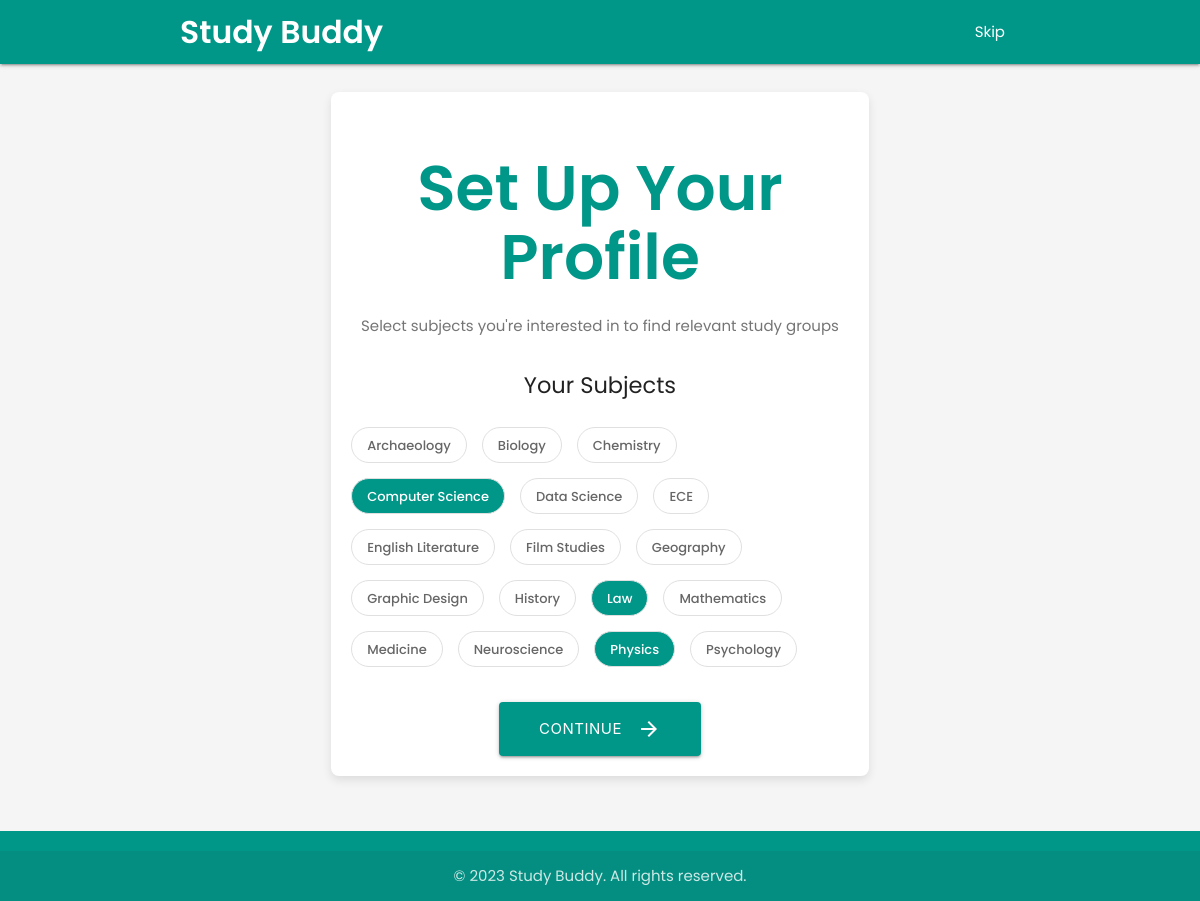
/profile_setup (signed in), run on the app's committed database.
### userProfile/models.py (models this page shows, shortened)
class Subject(models.Model):
    name = models.CharField(max_length=100, unique=True)
    description = models.TextField(blank=True)
    class Meta:
        ordering = ['name']

### userProfile/views.py (the view, shortened to what this page needs)
# urls.py: path('profile_setup', views.profile_setup, name='profile_setup'),
@login_required
def profile_setup(request):
    user_profile = request.user.profile
    subjects = Subject.objects.all().order_by('name')
    selected_subject_ids = list(user_profile.subjects.values_list('id', flat=True))
    return render(request, 'userProfile/profile_setup.html', {
        'subjects': subjects,
        'selected_subject_ids': selected_subject_ids
    })

### userProfile/templates/userProfile/profile_setup.html (shortened to what this page needs)
<!DOCTYPE html>
<html lang="en">
<head>
  <link rel="stylesheet" href="https://cdnjs.cloudflare.com/ajax/libs/materialize/1.0.0/css/materialize.min.css">
</head>
<body>
  <header>
    <div class="navbar-fixed">
      <nav class="teal" role="navigation" aria-label="Main navigation">
        <div class="nav-wrapper container">
          <a id="logo-container" href="index.html" class="brand-logo">Study Buddy</a>
          <ul class="right hide-on-med-and-down">
            <li><a href="#">Skip</a></li>
          </ul>
        </div>
      </nav>
    </div>
  </header>
  <main id="main-content" class="container">
    <div class="row">
      <div class="col s12 m8 offset-m2">
        <div class="profile-card card">
          <h1 class="page-title center-align">Set Up Your Profile</h1>
          <p class="page-subtitle center-align">Select subjects you're interested in to find relevant study groups</p>
          <form method="post">
            <div class="subjects-section">
              <h2 class="center-align" style="font-size: 1.5rem; margin-bottom: 30px;">Your Subjects</h2>
              <div class="subject-chips" role="group" aria-label="Select your subjects">
                {% for subject in subjects %}
                <div class="chip{% if subject.id in selected_subject_ids %} selected{% endif %}"
                     tabindex="0"
                     role="checkbox"
                     aria-checked="{% if subject.id in selected_subject_ids %}true{% else %}false{% endif %}"
                     data-subject-id="{{ subject.id }}">
                  {{ subject.name }}
                </div>
                {% empty %}
                <p>No subjects available. Please add subjects through the admin interface.</p>
                {% endfor %}
              </div>
            </div>
            <div class="submit-section">
              <button type="submit" class="btn btn-large waves-effect waves-light">
                Continue
                <i class="material-icons right">arrow_forward</i>
              </button>
            </div>
          </form>
        </div>
      </div>
    </div>
  </main>
  <footer class="page-footer teal">
    <div class="footer-copyright">
      <div class="container center-align">
        &copy; 2023 Study Buddy. All rights reserved.
      </div>
    </div>
  </footer>
</body>
</html>

### userProfile/templates/userProfile/profile_setup.html (style rules this page uses)
body { font-family: 'Poppins', sans-serif; display: flex; min-height: 100vh; flex-direction: column; background-color: #f5f5f5; }
main { flex: 1 0 auto; padding: 20px 0; }
.btn, .btn-large { background-color: #009688; border-radius: 4px; }
nav .brand-logo { font-weight: 600; }
.profile-card { border-radius: 8px; box-shadow: 0 4px 10px rgba(0,0,0,0.1); padding: 20px; }
.page-title { font-weight: 600; margin-bottom: 1.5rem; color: #009688; }
.page-subtitle { font-weight: 400; margin-bottom: 2rem; color: #757575; }
.subjects-section { margin-top: 20px; }
.subject-chips { display: flex; flex-wrap: wrap; gap: 10px; margin-bottom: 30px; }
.chip { background-color: white; border: 1px solid #e0e0e0; font-weight: 500; height: 36px; line-height: 36px; padding: 0 15px; border-radius: 18px; cursor: pointer; transition: all 0.3s ease; }
.chip.selected { background-color: #009688; color: white; }
.submit-section { margin-top: 20px; text-align: center; }
.submit-section .btn { padding: 0 40px; }
.page-footer { background-color: #009688; }

### data on the page
Subject: name "Archaeology"
Subject: name "Biology"
Subject: name "Chemistry"
Subject: name "Computer Science"
Subject: name "Data Science"
Subject: name "ECE"
Subject: name "English Literature"
Subject: name "Film Studies"
Subject: name "Geography"
Subject: name "Graphic Design"
Subject: name "History"
Subject: name "Law"
Subject: name "Mathematics"
Subject: name "Medicine"
Subject: name "Neuroscience"
Subject: name "Physics"
Subject: name "Psychology"
